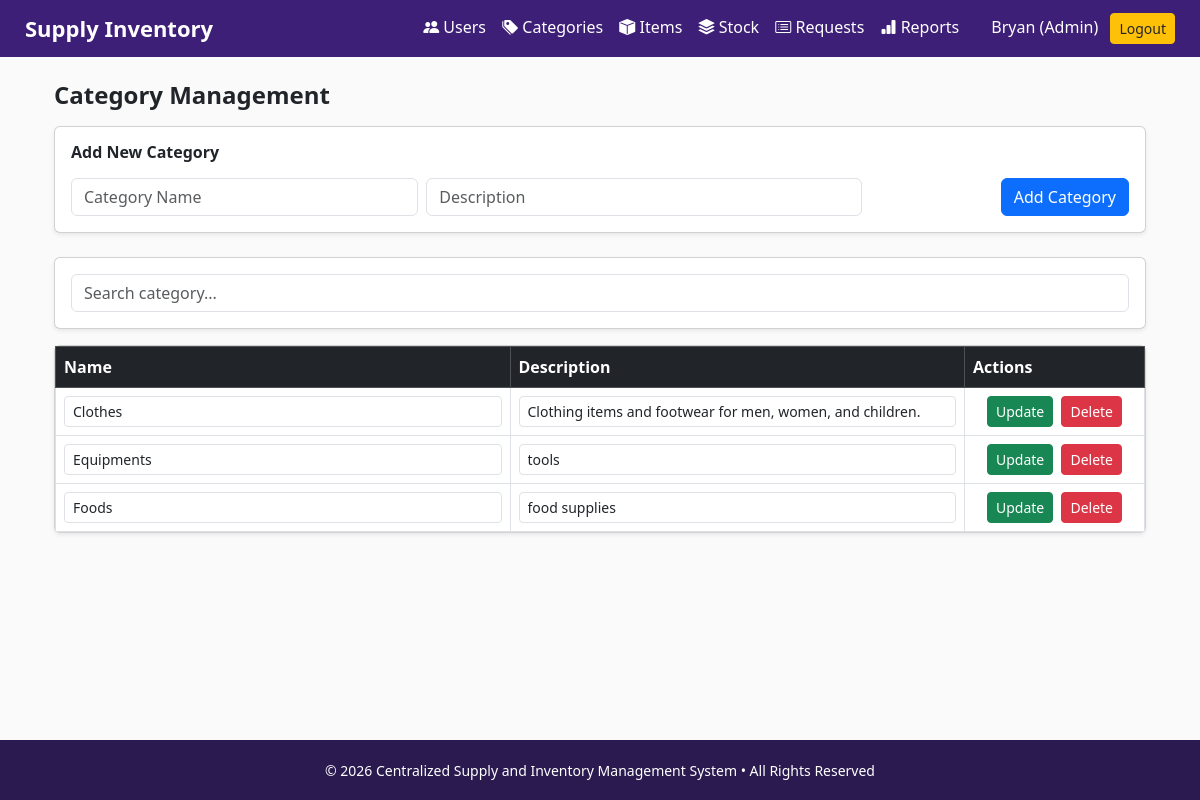
Screenshot of /dashboard.php?page=categories (signed in) with the database file from the repository.
### tables this page shows
CREATE TABLE `categories` (
  `id` int(11) NOT NULL,
  `name` varchar(100) NOT NULL,
  `description` varchar(255) DEFAULT NULL
);

### admin/categories.php (the view, shortened to what this page needs)
<?php
$stmt = $conn->prepare("SELECT * FROM categories ORDER BY name ASC");
$stmt->execute();
$result = $stmt->get_result();
?>
<div class="container-fluid mt-4">
    <h4 class="fw-bold mb-3">Category Management</h4>
    <div class="card mb-4 shadow-sm">
        <div class="card-body">
            <h6 class="mb-3 fw-bold">Add New Category</h6>
            <form method="POST" class="row g-2">
                <div class="col-md-4">
                    <input type="text" name="name" class="form-control" placeholder="Category Name" required>
                </div>
                <div class="col-md-5">
                    <input type="text" name="description" class="form-control" placeholder="Description">
                </div>
                <div class="col-md-3 text-end">
                    <button name="add" class="btn btn-primary">Add Category</button>
                </div>
            </form>
        </div>
    </div>
    <div class="card mb-3 shadow-sm">
        <div class="card-body">
            <input type="text" id="searchCategory" class="form-control" placeholder="Search category...">
        </div>
    </div>
    <div class="card shadow-sm">
        <div class="card-body p-0">
            <div class="table-responsive">
                <table class="table table-bordered table-hover mb-0 align-middle">
                    <thead class="table-dark">
                        <tr>
                            <th>Name</th>
                            <th>Description</th>
                            <th width="180">Actions</th>
                        </tr>
                    </thead>
                    <tbody id="categoryTable">
                        <?php while ($row = $result->fetch_assoc()): ?>
                        <tr>
                            <form method="POST">
                                <td>
                                    <input type="text" name="name" value="<?= htmlspecialchars($row['name']) ?>" class="form-control form-control-sm" required>
                                </td>
                                <td>
                                    <input type="text" name="description" value="<?= htmlspecialchars($row['description']) ?>" class="form-control form-control-sm">
                                </td>
                                <td class="text-center">
                                    <button name="update" class="btn btn-success btn-sm me-1">Update</button>
                                    <a href="dashboard.php?page=categories&delete=<?= $row['id'] ?>"
                                       class="btn btn-danger btn-sm"
                                       onclick="return confirm('Delete this category?')">
                                       Delete
                                    </a>
                                </td>
                            </form>
                        </tr>
                        <?php endwhile; ?>
                    </tbody>
                </table>
            </div>
        </div>
    </div>
</div>

### dashboard.php (style rules this page uses)
body { background:#fafafb; font-family: 'Segoe UI', sans-serif; min-height:100vh; display:flex; flex-direction:column; }

### rows the page displays
categories: name "Clothes", description "Clothing items and footwear for men, women, and children."
categories: name "Equipments", description "tools"
categories: name "Foods", description "food supplies"

### other values shown
$fullname "Bryan"
$role "Admin"
